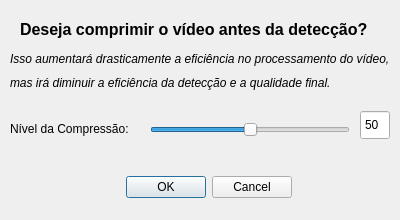
<?xml version="1.0" encoding="UTF-8"?>
<ui version="4.0">
 <class>Dialog</class>
 <widget class="QDialog" name="Dialog">
  <property name="geometry">
   <rect>
    <x>0</x>
    <y>0</y>
    <width>400</width>
    <height>220</height>
   </rect>
  </property>
  <property name="windowTitle">
   <string>Compressão de Video</string>
  </property>
  <widget class="QDialogButtonBox" name="buttonBox">
   <property name="geometry">
    <rect>
     <x>110</x>
     <y>170</y>
     <width>182</width>
     <height>34</height>
    </rect>
   </property>
   <property name="orientation">
    <enum>Qt::Orientation::Horizontal</enum>
   </property>
   <property name="standardButtons">
    <set>QDialogButtonBox::StandardButton::Cancel|QDialogButtonBox::StandardButton::Ok</set>
   </property>
  </widget>
  <widget class="QSlider" name="compressSlider">
   <property name="geometry">
    <rect>
     <x>150</x>
     <y>120</y>
     <width>200</width>
     <height>20</height>
    </rect>
   </property>
   <property name="maximum">
    <number>99</number>
   </property>
   <property name="value">
    <number>50</number>
   </property>
   <property name="orientation">
    <enum>Qt::Orientation::Horizontal</enum>
   </property>
  </widget>
  <widget class="QLabel" name="label">
   <property name="geometry">
    <rect>
     <x>20</x>
     <y>20</y>
     <width>374</width>
     <height>18</height>
    </rect>
   </property>
   <property name="font">
    <font>
     <pointsize>12</pointsize>
     <bold>true</bold>
    </font>
   </property>
   <property name="text">
    <string>Deseja comprimir o vídeo antes da detecção?</string>
   </property>
  </widget>
  <widget class="QLabel" name="label_5">
   <property name="geometry">
    <rect>
     <x>10</x>
     <y>120</y>
     <width>144</width>
     <height>18</height>
    </rect>
   </property>
   <property name="text">
    <string>Nível da Compressão: </string>
   </property>
  </widget>
  <widget class="QWidget" name="layoutWidget">
   <property name="geometry">
    <rect>
     <x>10</x>
     <y>50</y>
     <width>414</width>
     <height>42</height>
    </rect>
   </property>
   <layout class="QVBoxLayout" name="verticalLayout">
    <item>
     <widget class="QLabel" name="label_2">
      <property name="font">
       <font>
        <pointsize>9</pointsize>
        <italic>true</italic>
        <underline>false</underline>
        <strikeout>false</strikeout>
       </font>
      </property>
      <property name="text">
       <string>Isso aumentará drasticamente a eficiência no processamento do vídeo,</string>
      </property>
     </widget>
    </item>
    <item>
     <widget class="QLabel" name="label_4">
      <property name="font">
       <font>
        <pointsize>9</pointsize>
        <italic>true</italic>
       </font>
      </property>
      <property name="text">
       <string>mas irá diminuir a eficiência da detecção e a qualidade final.</string>
      </property>
     </widget>
    </item>
   </layout>
  </widget>
  <widget class="QSpinBox" name="compressSpin">
   <property name="enabled">
    <bool>true</bool>
   </property>
   <property name="geometry">
    <rect>
     <x>360</x>
     <y>110</y>
     <width>30</width>
     <height>30</height>
    </rect>
   </property>
   <property name="font">
    <font>
     <kerning>true</kerning>
    </font>
   </property>
   <property name="wrapping">
    <bool>false</bool>
   </property>
   <property name="frame">
    <bool>true</bool>
   </property>
   <property name="readOnly">
    <bool>false</bool>
   </property>
   <property name="buttonSymbols">
    <enum>QAbstractSpinBox::ButtonSymbols::NoButtons</enum>
   </property>
   <property name="keyboardTracking">
    <bool>true</bool>
   </property>
   <property name="value">
    <number>50</number>
   </property>
  </widget>
 </widget>
 <resources/>
 <connections>
  <connection>
   <sender>buttonBox</sender>
   <signal>accepted()</signal>
   <receiver>Dialog</receiver>
   <slot>accept()</slot>
   <hints>
    <hint type="sourcelabel">
     <x>248</x>
     <y>254</y>
    </hint>
    <hint type="destinationlabel">
     <x>157</x>
     <y>274</y>
    </hint>
   </hints>
  </connection>
  <connection>
   <sender>buttonBox</sender>
   <signal>rejected()</signal>
   <receiver>Dialog</receiver>
   <slot>reject()</slot>
   <hints>
    <hint type="sourcelabel">
     <x>316</x>
     <y>260</y>
    </hint>
    <hint type="destinationlabel">
     <x>286</x>
     <y>274</y>
    </hint>
   </hints>
  </connection>
 </connections>
</ui>
